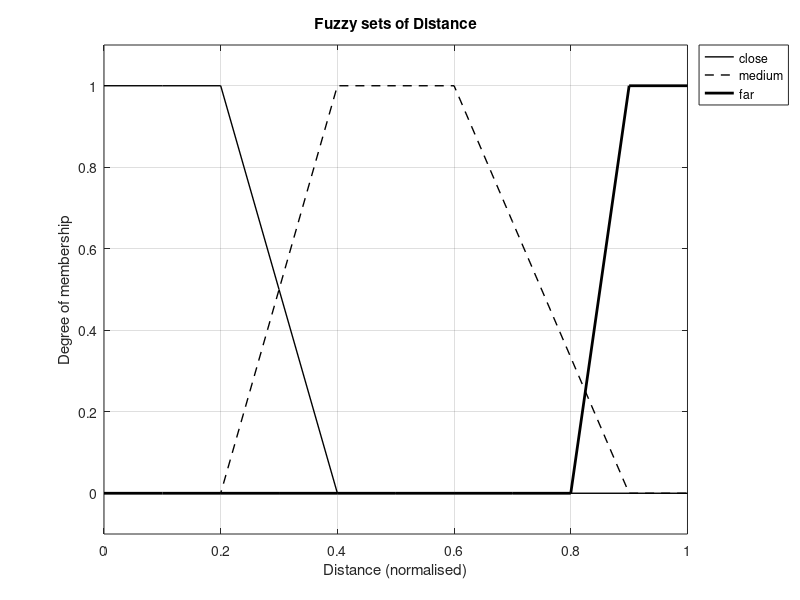

Recreate this plot in MATLAB.
%%% scratch.m - Intelligent Systems practicum
%%
%% Author: Rene Huiberts
%% Date:  09 - 01 - 2024
%%
%% Dependencies
%%   - pkg load fuzzy-logic-toolkit
%

%%% Plot configurations.
%%
x = 0:0.1:1

%% rhjr: trapezoid membership function.
params_close  = [-0.1 0.0 0.2 0.4];
y_close  = trapmf(x, params_close);

params_medium = [0.2 0.4 0.6 0.9];
y_medium = trapmf(x, params_medium);

params_far    = [0.8 0.9 1.0 1.1];
y_far    = trapmf(x, params_far);

%%% Creating figure
%%
figure_size = [1400 800]
figure(1, "position", [0 0 figure_size])

plot(x, y_close,  "k;close;", "LineWidth", 1);
hold on; % rhjr: plot in the same figure
plot(x, y_medium, "--k;medium;", "LineWidth", 1);
hold on;
plot(x, y_far,    "k;far;", "LineWidth", 2);

%% rhjr: figure additions
ylim([-0.1 1.1]);

xlabel("Distance (normalised)")
ylabel("Degree of membership");

title ("Fuzzy sets of Distance")

h = legend("close", "medium", "far")
legend (h, "location", "northeastoutside");

%%% Exporting
%%
grid on;
hold off;

%% rhjr: get current figure (gcf)
saveas(gcf, "fuzzy_sets_plot.png");

%%
%%% scratch.m ends here.
